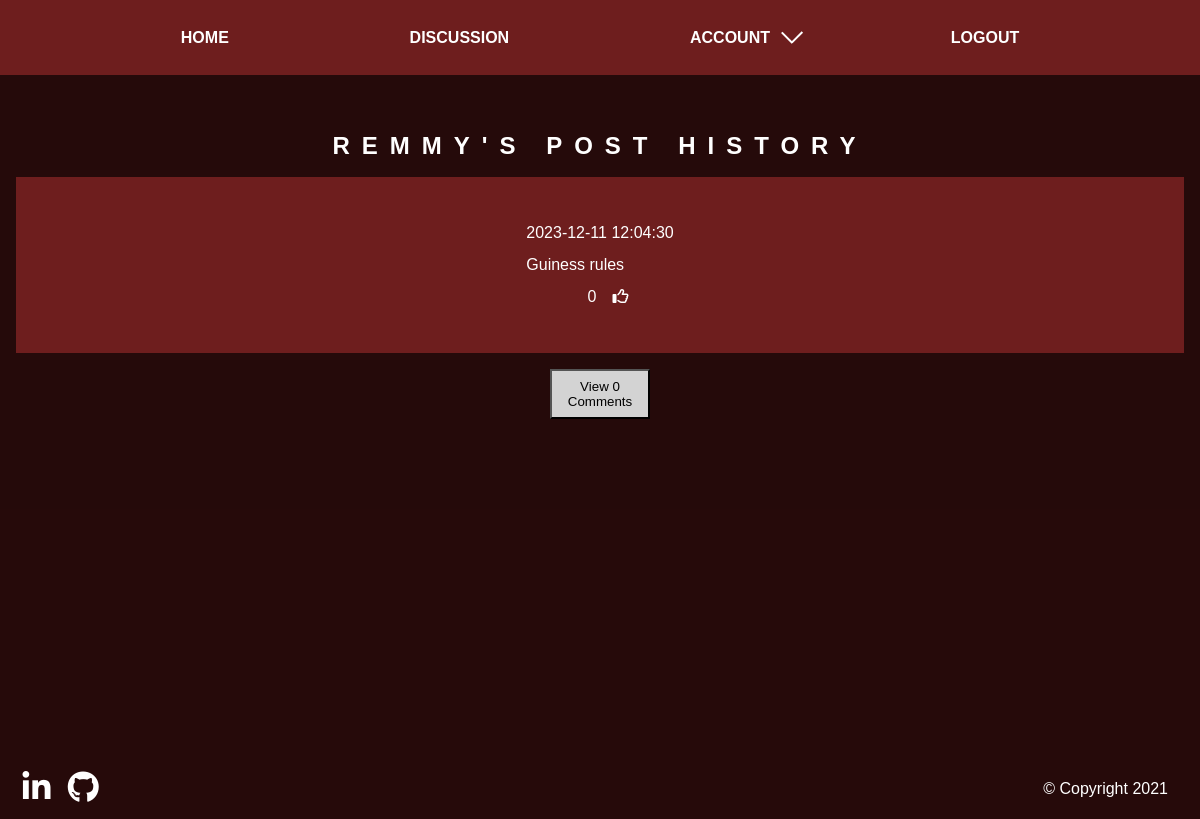
The app's page /account/my-posts/remmy (signed in) with its own data.
### website/models.py (models this page shows)
class User(db.Model, UserMixin):
    id = db.Column(db.Integer, primary_key=True)
    email = db.Column(db.String(150), unique=True)
    password = db.Column(db.String(150))
    first_name = db.Column(db.String(150))
    address = db.Column(db.String(150))
    post_code = db.Column(db.String(8))
    posts = db.relationship('Post', backref="user", passive_deletes=True)
    comments = db.relationship('Comment', backref="user", passive_deletes=True)
    likes = db.relationship('Like', backref="user", passive_deletes=True)

class Post(db.Model):
    id = db.Column(db.Integer, primary_key=True)
    data = db.Column(db.String(10000))
    date = db.Column(db.DateTime(timezone=True), default=func.now())
    user_id = db.Column(db.Integer, db.ForeignKey('user.id', ondelete="CASCADE"), nullable=False)
    comments = db.relationship('Comment', backref="post", passive_deletes=False, cascade="all")
    likes = db.relationship("Like", backref="post", passive_deletes=False, cascade="all")

### website/views.py (the view)
@views.route("/account/my-posts/<first_name>")
@login_required
def my_posts(first_name):
    user = User.query.filter_by(first_name=first_name).first()
    if not user:
        flash("No user with that username exists", category="error")
        return redirect(url_for("views.home"))
    posts = Post.query.filter_by(user_id=user.id).order_by(Post.date.desc()).all()
    print(posts)
    return render_template("my-posts.html", user=current_user, posts=posts, first_name=first_name)

### website/__init__.py (called while the page is built)
def create_app():
    app = Flask(__name__)
    app.config["SECRET_KEY"] = "fgdnjrkflefrfvj"
    app.config["SQLALCHEMY_DATABASE_URI"] = f'sqlite:///{DB_NAME}'
    db.init_app(app)
    from .views import views
    from .auth import auth
    from .crud.add import add
    from .crud.delete import delete
    from .crud.update import update
    app.register_blueprint(views, url_prefix="/")
    app.register_blueprint(auth, url_prefix="/")
    app.register_blueprint(add, url_prefix="/")
    app.register_blueprint(delete, url_prefix="/")
    app.register_blueprint(update, url_prefix="/")
    from .models import User
    create_database(app)
    login_manager = LoginManager()
    login_manager.login_view = "auth.login"
    login_manager.init_app(app)
    @login_manager.user_loader
    def load_user(id):
        return User.query.get(int(id))
    return app

### website/templates/my-posts.html (shortened to what this page needs)
{% extends "base.html" %}  {% block content %}
<section class="posts--container">
  <h1>{{first_name}}'s Post History</h1>
  <ul class="posts my--posts">
    {% if not posts %}
    <p>There's no posts yet... Be the first to tell us your favourite beer!</p>
    {% else %} {% for post in posts %}
    <div class="posts__item--container">
      <li class="posts__item">
        <br />
        {{post.date}} <br /><br />
        {{ post.data }}
        <br />
        {% if user.id in post.likes|map(attribute="post_id")|list %}
        <span class="posts__item__like"
          ><p>{{post.likes|length}}</p>
          <a href="/like-post/{{post.id}}"><i class="fas fa-thumbs-up"></i></a
        ></span>
        {% else %}
        <span class="posts__item__like"
          ><p>{{post.likes|length}}</p>
          <a href="/like-post/{{post.id}}"><i class="far fa-thumbs-up"></i></a
        ></span>
        {% endif %}
      </li>
    </div>
    <div class="posts__comments--container">
      <button class="viewComments">
        View {{post.comments|length}} Comments
      </button>
    </div>
    {% endfor %}{% endif %}
  </ul>
</section>
{% endblock %}

### website/static/css/main.css (style rules this page uses)
*, *:after, *:before { -webkit-box-sizing: border-box; box-sizing: border-box; margin: 0; padding: 0; }
h1 { font-family: "Syncopate", sans-serif; text-transform: uppercase; letter-spacing: 1vw; line-height: 1.2; font-size: 3vw; text-align: center; }
.posts--container { position: relative; display: -webkit-box; display: -ms-flexbox; display: flex; -webkit-box-orient: vertical; -webkit-box-direction: normal; -ms-flex-direction: column; flex-direction: column; background: rgba(0, 0, 0, 0.66); padding: 1rem; height: 93vh; -webkit-box-pack: center; -ms-flex-pack: center; justify-content: center; }
.posts--container h1 { padding-bottom: 1rem; }
.posts--container .posts { height: 345px; overflow: auto; }
.posts--container .posts p { text-align: center; margin: 1rem; }
.posts--container .posts .posts__item--container { background-color: #6e1e1e; padding: 1rem; }
.posts--container .posts .posts__item--container .posts__item { display: -webkit-box; display: -ms-flexbox; display: flex; -webkit-box-orient: vertical; -webkit-box-direction: normal; -ms-flex-direction: column; flex-direction: column; -webkit-box-align: center; -ms-flex-align: center; align-items: center; margin-bottom: 1rem; margin-top: 1rem; }
.posts--container .posts .posts__item--container .posts__item .posts__item__like { display: -webkit-box; display: -ms-flexbox; display: flex; -webkit-box-align: center; -ms-flex-align: center; align-items: center; }
.posts--container .posts .posts__comments--container { padding-bottom: 2rem; display: -webkit-box; display: -ms-flexbox; display: flex; -webkit-box-orient: vertical; -webkit-box-direction: normal; -ms-flex-direction: column; flex-direction: column; -webkit-box-align: center; -ms-flex-align: center; align-items: center; }
.posts--container .my--posts { height: 585px; }
:root { --fs-400: 1rem; }
ul, li { margin: 0; padding: 0; list-style-type: none; }
a { color: #fff; text-decoration: none; }
body { font-size: var(--fs-400); background: #6e1e1e; color: #fff; font-family: "Syncopate", sans-serif; line-height: 1; margin: 0; height: 100vh; }
button { margin: 1rem; display: block; padding: 0.3rem; background-color: lightgray; height: 50px; width: 100px; }
@media only screen and (min-width: 600px) { h1 { font-size: 2vw; } }

### records on screen
User: first_name "REMMY"
Post: date "2023-12-11 12:04:30", data "Guiness rules", likes|length "0", comments|length "0"
